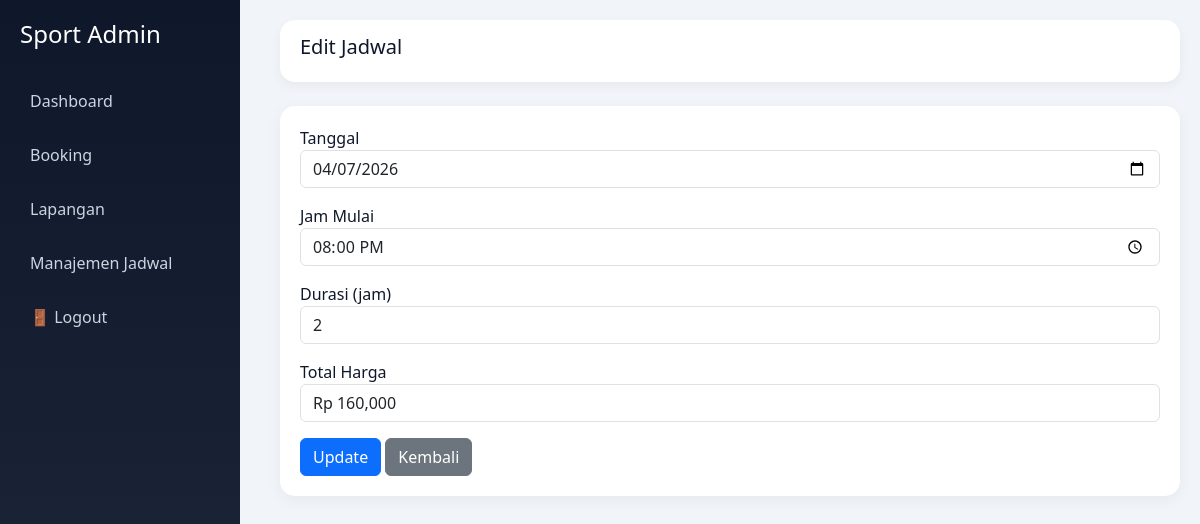
Page /admin/index.php?menu=edit_jadwal&id=8 (signed in) on the committed database.
### tables this page shows
CREATE TABLE `booking` (
  `id` int(11) NOT NULL,
  `user_id` int(11) DEFAULT NULL,
  `lapangan_id` int(11) DEFAULT NULL,
  `tanggal` date DEFAULT NULL,
  `jam_mulai` time DEFAULT NULL,
  `jam_selesai` time DEFAULT NULL,
  `durasi` int(11) DEFAULT NULL,
  `total_harga` int(11) DEFAULT NULL,
  `status` enum('pending','approved','rejected','cancelled') DEFAULT 'pending',
  `keterangan` text DEFAULT NULL,
  `created_at` timestamp NOT NULL DEFAULT current_timestamp()
);

### admin/edit_jadwal.php (the view, shortened to what this page needs)
<?php
include 'koneksi.php';
$id = $_GET['id'];
$data = mysqli_query($conn, "SELECT * FROM booking WHERE id='$id'");
$d = mysqli_fetch_assoc($data);
$durasi = (strtotime($d['jam_selesai']) - strtotime($d['jam_mulai'])) / 3600;
?>
<div class="content fade-in">
    <div class="topbar mb-4">
        <h5>Edit Jadwal</h5>
    </div>
    <div class="table-wrapper">
        <form method="POST" action="update_jadwal.php">
            <div class="mb-3">
                <label>Tanggal</label>
                <input type="date" name="tanggal" value="<?= $d['tanggal']; ?>" class="form-control" required>
            </div>
            <div class="mb-3">
                <label>Jam Mulai</label>
                <input type="time" name="jam_mulai" value="<?= $d['jam_mulai']; ?>" class="form-control" required>
            </div>
            <div class="mb-3">
                <label>Durasi (jam)</label>
                <input type="number" name="durasi" id="durasi" value="<?= $durasi; ?>" class="form-control" min="1" required>
            </div>
            <div class="mb-3">
                <label>Total Harga</label>
                <input type="text" id="total_view" class="form-control" readonly>
            </div>
            <button type="submit" name="update" class="btn btn-primary">Update</button>
            <a href="?menu=manajemen_jadwal" class="btn btn-secondary">Kembali</a>
        </form>
    </div>
</div>

### admin/dashboard.php (style rules this page uses)
body { margin: 0; font-family: 'Segoe UI', sans-serif; background: #f1f5f9; color: #0f172a; }
.content { margin-left: 260px; padding: 20px; }
.topbar { background: #ffffff; padding: 15px 20px; border-radius: 15px; display: flex; justify-content: space-between; align-items: center; box-shadow: 0 4px 12px rgba(0, 0, 0, 0.05); }
.table-wrapper { background: #ffffff; border-radius: 15px; padding: 20px; box-shadow: 0 4px 15px rgba(0, 0, 0, 0.05); }
.fade-in { animation: fadeIn 0.4s ease-in-out; }

### rows in the picture
booking: tanggal "04/07/2026", jam_mulai "20:00:00", durasi "2"
